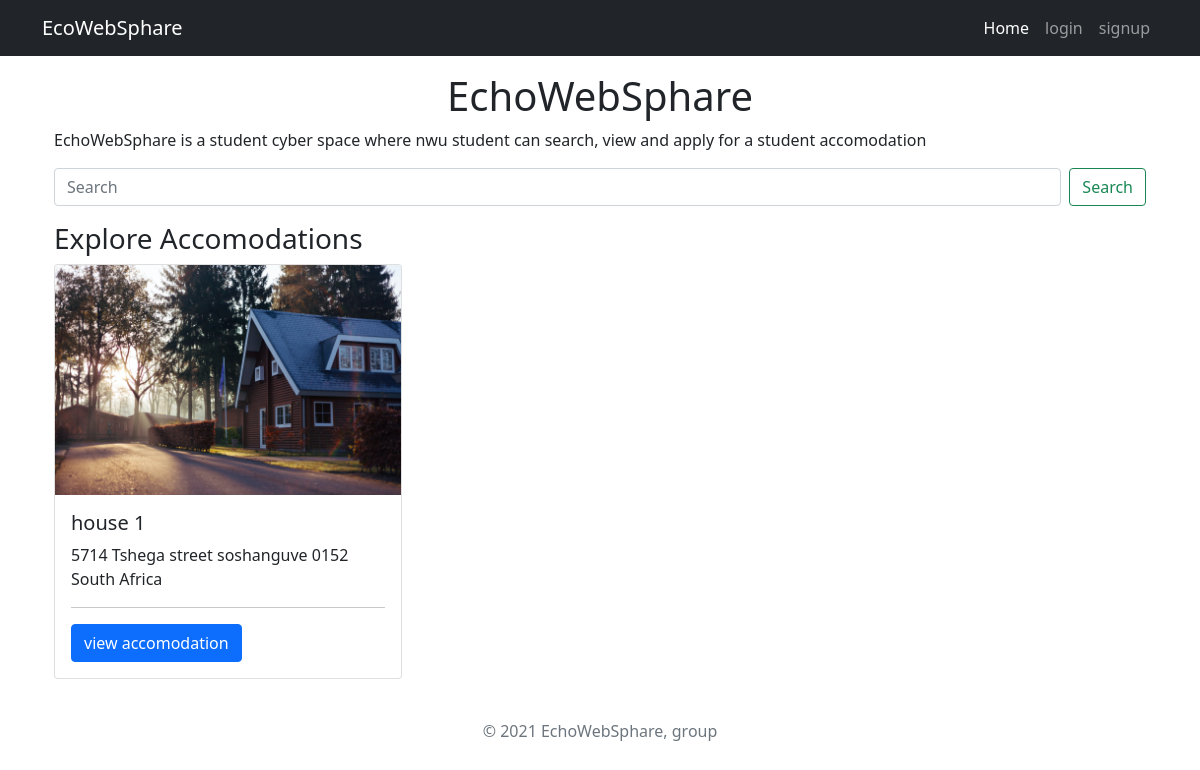
The app's page /, older data.
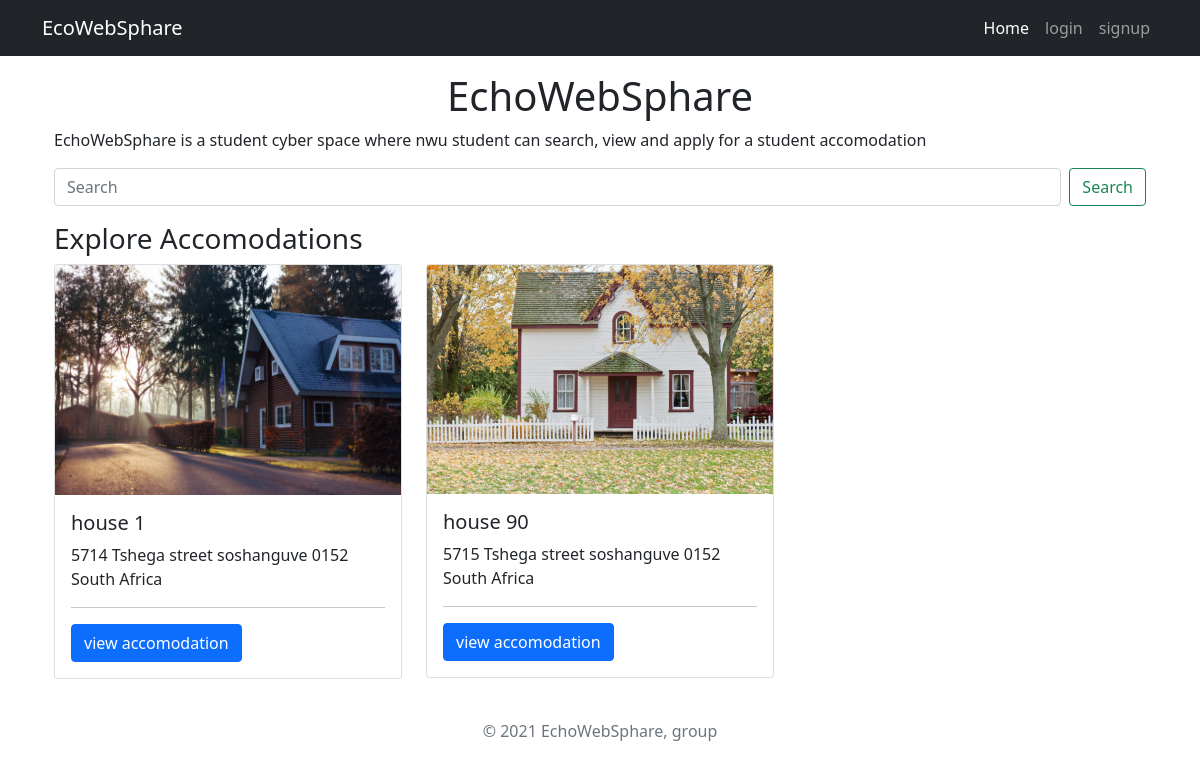
The same page, newer data.
### accomodations/models.py (models this page shows, shortened)
class Accomodation(models.Model):
    owner = models.ForeignKey(settings.AUTH_USER_MODEL,on_delete=models.CASCADE, related_name="owner")
    title = models.CharField(max_length=255, unique=True)
    address = models.OneToOneField(Address, on_delete=models.CASCADE)
    likes = models.ManyToManyField(settings.AUTH_USER_MODEL, blank=True, related_name='accomodation_likes')
    image_1 = models.ImageField(upload_to='images')
    image_2 = models.ImageField(upload_to='images', null=True, blank=True)
    image_3 = models.ImageField(upload_to='images', null=True, blank=True)
    image_4 = models.ImageField(upload_to='images', null=True, blank=True)
    image_5 = models.ImageField(upload_to='images', null=True, blank=True)
    description = models.TextField()
    applied = models.ManyToManyField(settings.AUTH_USER_MODEL,default=None, blank=True, related_name="applied")
    date_added = models.DateTimeField(auto_now_add=True)

class Address(models.Model):
    class ProvinceChoice(models.TextChoices):
        GAUTENG = 'GP', ('Gauteng')
    house_number = models.CharField(max_length=20,default="5714")
    street_name = models.CharField(max_length=255,default="Tshega street")
    provice = models.CharField(max_length=2,choices=ProvinceChoice.choices,default=ProvinceChoice.GAUTENG)
    locality = models.CharField(max_length=255, null=True,blank=True, default="soshanguve")
    municipality = models.CharField(max_length=255,default="Tshwane")
    postal_code = models.CharField(max_length=10,default="0152")
    country = models.CharField(default="South Africa", max_length=12, editable=False)
    def __str__(self):
        return f"{self.house_number} {self.street_name} {self.locality} {self.postal_code} {self.country}"

### accomodations/views.py (the view)
# urls.py: path('', AccomodationList.as_view(), name='home'),
class AccomodationList(ListView):
    model = Accomodation
    paginate_by = 10
    template_name = 'home.html'

### templates/home.html (shortened to what this page needs)
{% extends 'base.html' %}
{% load hitcount_tags %}
{% load crispy_forms_tags %}
{% block content %}
<div class="container mt-3">
    <h1 class="d-flex justify-content-center">
        EchoWebSphare
    </h1>
    <p>
        EchoWebSphare is a student cyber space where nwu student can search, view and apply for a student
        accomodation
    </p>
</div>
<div class="container mt-3 mb-3">
    <div class="justify-content-center">
        <form class="d-flex Bootstrap" action="{% url 'search_results' %}" method="get">
            <input name="q" class="form-control me-2" type="search" placeholder="Search" aria-label="Search">
            <button class="btn btn-outline-success" type="submit">Search</button>
        </form>
    </div>
</div>
<section class="container">
    <div class="">
        <h3>
            Explore Accomodations
        </h3>
    </div>
    <div class="row row-cols-1 row-cols-md-2 row-cols-lg-3 row-cols-sm-auto g-4">
        {% for house in accomodation_list %}
        <div class="col">
            <div class="card">
                <img src="{{house.image_1.url}}" class="card-img-top" alt="...">
                <div class="card-body">
                    <h5 class="card-title">{{house.title}}</h5>
                    <p class="card-text">{{house.address}}</p>
                    <hr>
                    <a href="{% url 'accomodation-detail' house.id %}" class="btn btn-primary">view accomodation</a>
                </div>
            </div>
        </div>
        {% endfor %}
    </div>
</section>
{% endblock %}

Row changes from the older to the newer data that the page shows:
added Accomodation: image_1 (picture), title "house 90", address "5715 Tshega street soshanguve 0152 South Africa"
